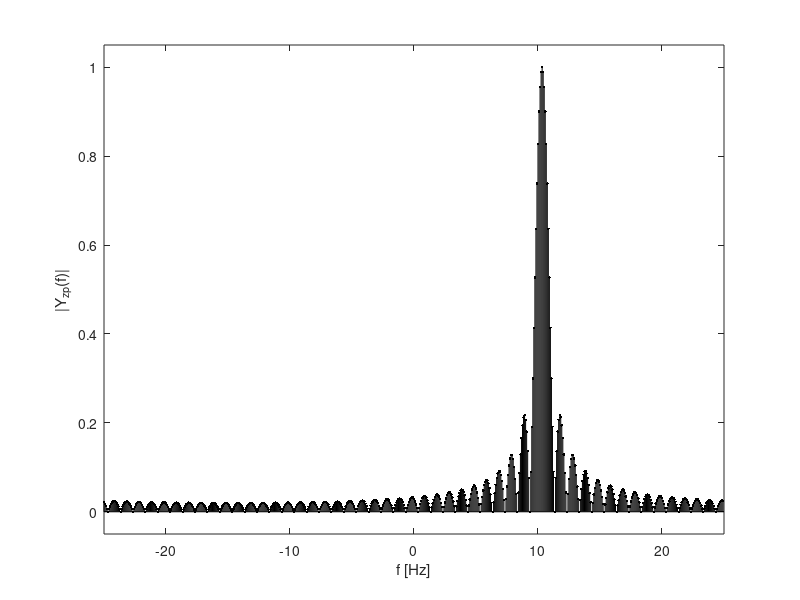

The MATLAB script that drew this image: (Note: this script raises an error after producing the figure.)
% MATLAB Session 8: The Discrete Fourier Transform 
%echo on; 
clf

% Computing the Discrete Fourier Transform:
T = 1/50; N_0 = 50; n = (0:N_0-1);
x = T*cos(2*pi*10*n*T);
X = fft(x);
f = (0:N_0-1)/(T*N_0);
stem(f,abs(X),'k'); axis([0 50 -0.05 0.55]);
xlabel('f [Hz]'); ylabel('|X(f)|');
%pause; clf;
output1=abs(X);

stem(f-1/(T*2),fftshift(abs(X)),'k'); axis([-25 25 -0.05 0.55]);
xlabel('f [Hz]'); ylabel('|X(f)|');
%pause; clf;
output2=fftshift(abs(X));


stem(f-1/(T*2),fftshift(angle(X)),'k'); axis([-25 25 -1.1*pi 1.1*pi]);
xlabel('f [Hz]'); ylabel('\angle X(f)');
%pause; clf;
output3=fftshift(angle(X));

% Improving the Picture with Zero-Padding:
y = T*exp(j*2*pi*(10+1/3)*n*T); Y = fft(y);
stem(f-25,fftshift(abs(Y)),'k'); axis([-25 25 -0.05 1.05]);
xlabel('f [Hz]'); ylabel('|Y(f)|');
%pause; clf;
output4=fftshift(abs(Y));

y_zp = [y,zeros(1,11*length(y))]; Y_zp = fft(y_zp);
f_zp = (0:12*N_0-1)/(T*12*N_0);
stem(f_zp-25,fftshift(abs(Y_zp)),'k.'); axis([-25 25 -0.05 1.05]);
xlabel('f [Hz]'); ylabel('|Y_{zp}(f)|');
%pause; clf;
output5=fftshift(abs(Y_zp));

% Quantization:
x = (-10:.0001:10);
xsq = MS8P1(x,10,3,'sym');
plot(x,xsq,'k'); grid; 
xlabel('Quantizer input'); ylabel('Quantizer output');
%pause; clf;
output6=xsq;

xaq = MS8P1(x,10,3,'asym');
plot(x,xaq,'k'); grid; 
xlabel('Quantizer input'); ylabel('Quantizer output');
%pause; clf;
output7=xaq;

x = cos(2*pi*n*T); X = fft(x);
xaq = MS8P1(x,1,2,'asym'); Xaq = fft(xaq);
subplot(2,2,1); stem(n,x,'k'); axis([0 49 -1.1 1.1]);
xlabel('n');ylabel('x[n]');
subplot(2,2,2); stem(f-25,fftshift(abs(X)),'k'); axis([-25,25 -1 26])
xlabel('f');ylabel('|X(f)|');
subplot(2,2,3); stem(n,xaq,'k');axis([0 49 -1.1 1.1]);
xlabel('n');ylabel('x_{aq}[n]');
subplot(2,2,4); stem(f-25,fftshift(abs(fft(xaq))),'k'); axis([-25,25 -1 26]);
xlabel('f');ylabel('|X_{aq}(f)|');
output8=x;
output9=fftshift(abs(X));
output10=xaq
output11=fftshift(abs(fft(xaq)));

%echo off
